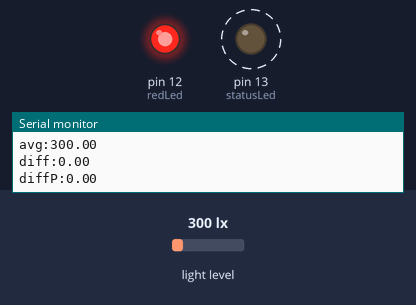
Recording of a sketch running on a simulated Arduino Uno, built with avr-gcc and run on an emulated ATmega328P. Parts: output pins drawn as LEDs (lit = HIGH), the last lines printed to the serial monitor. Dashed ring = blinking. The test bench sets the inputs (shaded band); at power-on: light level 300 lx.

Above: at 1.2 s.
1.3 s: light level set to 157 lx
3.3 s: light level set to 135 lx
At 5.3 s:
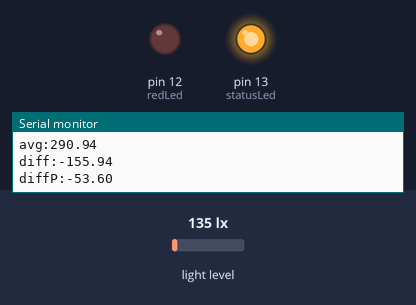
At 7.4 s:
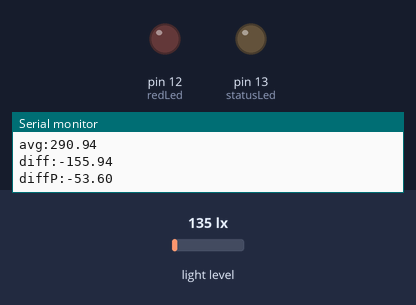
Timing chart, 0 to 16.6 s (numbered marks = the images above; inputs shaded):
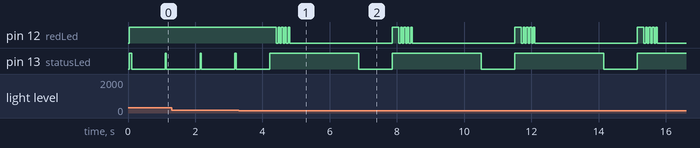

Measured:
- the behaviour switches between 150 and 149 lx on light level (found by bisection; images 0 and 1)
- after the input at 3.3 s, pin 12 (redLed): HIGH → LOW after 1.1 s, then repeats every 3.6 s: 3 × (HIGH 0.05 s, LOW 0.05 s), HIGH 0.05 s, LOW 3.1 s, HIGH 0.20 s, LOW 0.05 s; pin 13 (statusLed): alternates HIGH for 2.6 s and LOW for 1.0 s, starting after 3.6 s
- by itself, pin 13 (statusLed): alternates HIGH for 0.04 s and LOW for 1.0 s

The sketch:

BH1750RollingAverage2.ino
```cpp
/**
 * This is the current head of this project
 * IR LED on PVM pin 3
 * BH1750 sensor connected via IC2
 *
 */

#include <IRremote.h>
#include <Wire.h>
#include <BH1750.h>

const int averageArrayMax = 50;
uint16_t averageArray[averageArrayMax];
int averageArrayHead = 0;
long averageArrayTotal = 0;

int statusLed = 13;
int redLed = 12; // Expects red LED on D12/Gnd
long delayInMS = 1000;

uint16_t l_threshold = 50;
int l_count = 50;

uint16_t h_threshold = 1000;
int h_count = 10;

float d_thresholdPercent = 0.5;
int d_count = 10;

IRsend irsend;
BH1750 lightMeter;

void setup(){
  Serial.begin(9600);
  pinMode(statusLed, OUTPUT);
  pinMode(redLed, OUTPUT);
  lightMeter.begin();
  Serial.println("Running...");
  GatherNewAverage();

}

void GatherNewAverage()
{
      for (int i=0; i < averageArrayMax; i++)
        {
          readLightLevel();
        }
}


void redLED(boolean on)
{
  if (on)
    digitalWrite(redLed, HIGH);
  else
    digitalWrite(redLed, LOW);
}

void redLEDTripleBlink()
{
  long blinkDelay = 50;
  for (int loop=0; loop < 5; loop++)
  {
    redLED(true);
    delay(blinkDelay);
    redLED(false);
    delay(blinkDelay);
  }
  delay(2000);
}

void sendSamsungCode()
{
  for (int i = 0; i < 1; i++) {
    irsend.sendSAMSUNG(0xE0E040BF, 32);
    delay(40);
  }
}


void checkThresholdSwing(uint16_t lux)
{

    //uint16_t d_thresholdPercent = 50;
    //int d_count = 10;

    if (averageArrayTotal > 0)
    {
        float avg = averageArrayTotal/(float)averageArrayMax;
        Serial.print("avg:");
        Serial.println(avg);
        float diff = ((1.0*lux) - avg);
        Serial.print("diff:");
        Serial.println(diff);

        float diffP = diff / avg;
        Serial.print("diffP:");
        Serial.println(diffP * 100.0);

        // Diff as a percentage of avg...
        if (diffP > d_thresholdPercent)
        {
          sendSamsungCode();
          redLEDTripleBlink();
        }
        else if (diffP < -d_thresholdPercent)
        {
          sendSamsungCode();
          redLEDTripleBlink();
        }
    }

}


uint16_t readLightLevel()
{
  uint16_t lux = lightMeter.readLightLevel();

  // Update the circular array
  averageArray[averageArrayHead++] = lux;
  // Manage the circular array pointer
  if (averageArrayHead == averageArrayMax) // Wrap
  {
      averageArrayHead  = 0;
      averageArrayTotal = 1;
  }

  // Do we have a full set of values?
  int maxIndexToUse = averageArrayHead;
  if (averageArrayTotal > 0)
  {
    maxIndexToUse = averageArrayMax;


  // Calculate total for average
  averageArrayTotal = 0;
  for (int i=0; i < maxIndexToUse; i++)
    averageArrayTotal+=averageArray[i];

  Serial.print("Total of ");
  Serial.print(maxIndexToUse);
  Serial.print(" values is ");
  Serial.println(averageArrayTotal);
  Serial.print("Average is ");
  Serial.println(averageArrayTotal/maxIndexToUse);
  }
  // Return the original reading...
  return lux;
}

void loop() {
  digitalWrite(statusLed, HIGH);
  redLED(true);

  uint16_t lux = readLightLevel();
  Serial.print("Light: ");
  Serial.print(lux);
  Serial.println(" lx");

  //checkLowThreshold(lux);
  //checkHighThreshold(lux);
  checkThresholdSwing(lux);


  digitalWrite(statusLed, LOW);
  delay(delayInMS);
}
```
